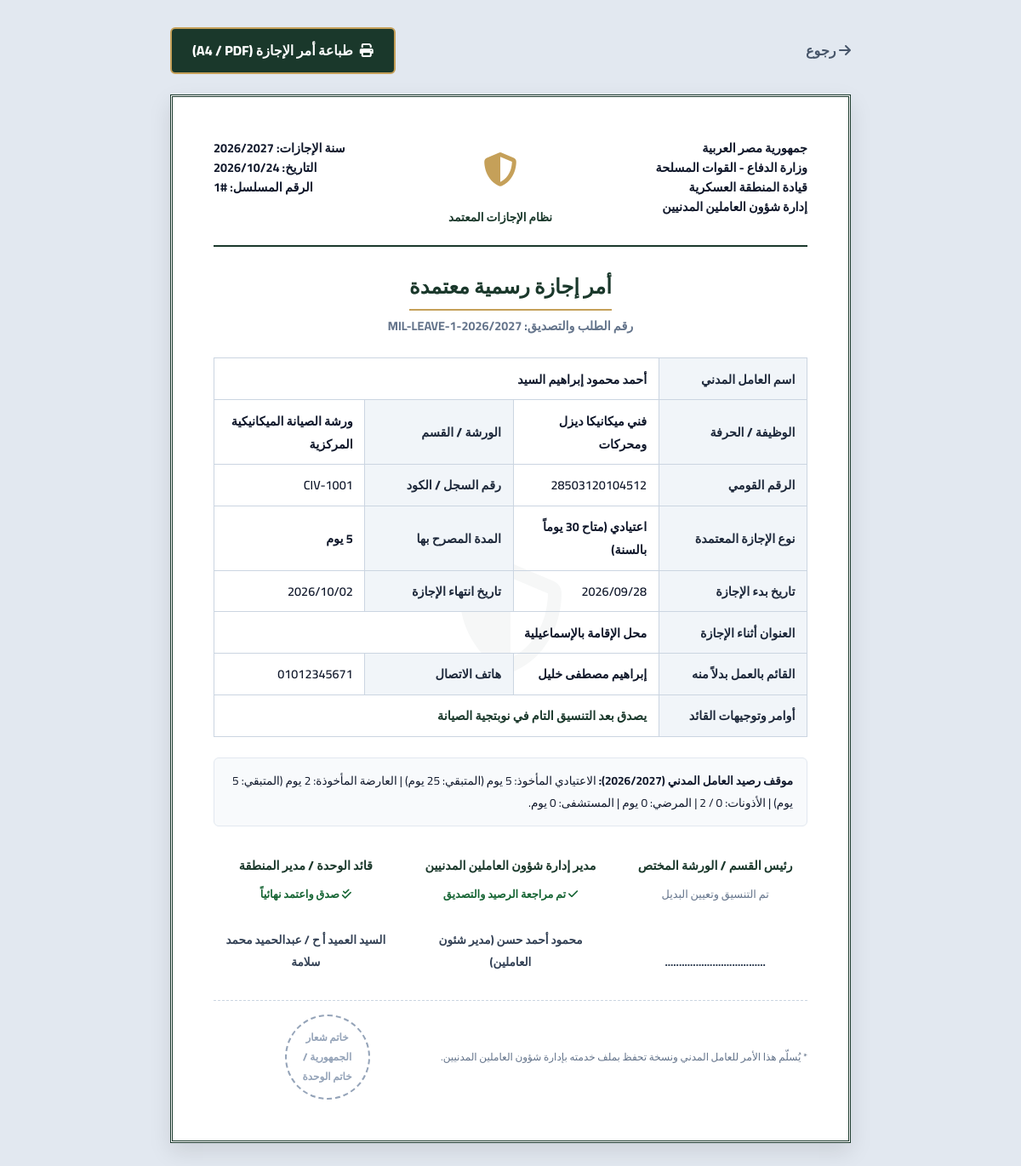
Page /leaves/print/1/ (signed in) on the committed database.
### leaves_management/models.py (models this page shows, shortened)
class LeaveRequest(models.Model):
    LEAVE_TYPE_CHOICES = [
        ('regular', 'اعتيادي (متاح 30 يوماً بالسنة)'),
        ('casual', 'عارضة (متاح 7 أيام بالسنة)'),
        ('hospital', 'مستشفى'),
        ('sick', 'مرضي'),
        ('permission', 'إذن (متاح إذنان بالسنة)'),
        ('mission', 'مأمورية'),
    ]
    HR_STATUS_CHOICES = [
        ('pending', 'قيد انتظار تصديق شؤون العاملين'),
        ('endorsed', 'مصدق من مدير شؤون العاملين'),
        ('rejected', 'غير مصدق من شؤون العاملين'),
    ]
    COMMANDER_STATUS_CHOICES = [
        ('pending', 'قيد انتظار تصديق السيد العميد'),
        ('approved', 'مصدق ومعتمد من السيد العميد'),
        ('rejected', 'مرفوض من السيد العميد'),
    ]
    worker = models.ForeignKey(
        CivilianWorker,
        on_delete=models.CASCADE,
        related_name='leave_requests',
        null=True,
        blank=True,
        verbose_name="العامل المدني"
    )
    is_manager_request = models.BooleanField(default=False, verbose_name="طلب خاص بمدير شئون العاملين")
    applicant_name = models.CharField(max_length=150, verbose_name="اسم الموظف / العامل")
    applicant_job = models.CharField(max_length=150, verbose_name="الوظيفة")
    applicant_department = models.CharField(max_length=150, blank=True, verbose_name="القسم / الورشة")
    applicant_phone = models.CharField(max_length=20, blank=True, verbose_name="رقم الهاتف")
    leave_type = models.CharField(max_length=20, choices=LEAVE_TYPE_CHOICES, verbose_name="نوع الإجازة")
    start_date = models.DateField(verbose_name="من تاريخ")
    end_date = models.DateField(verbose_name="إلى تاريخ")
    days_count = models.PositiveIntegerField(default=1, verbose_name="المدة بالأيام")
    permission_hours = models.CharField(max_length=50, blank=True, verbose_name="مدة الإذن بالساعات (إن وجد)")
    leave_year = models.CharField(max_length=20, verbose_name="السنة التأمينية / الإجازات (من 1/7 إلى 30/6)")
    reason = models.TextField(blank=True, verbose_name="سبب الإجازة / جهة التوجه")
    address_during_leave = models.CharField(max_length=250, blank=True, verbose_name="عنوان الإقامة أثناء الإجازة")
    substitute_worker = models.CharField(max_length=150, blank=True, verbose_name="القائم بالعمل بدلاً منه")
    created_at = models.DateTimeField(auto_now_add=True, verbose_name="تاريخ تقديم الطلب")
    hr_status = models.CharField(max_length=20, choices=HR_STATUS_CHOICES, default='pending', verbose_name="حالة مدير شئون العاملين")
    hr_endorsed_at = models.DateTimeField(null=True, blank=True, verbose_name="تاريخ تصديق شؤون العاملين")
    hr_endorsed_by = models.CharField(max_length=150, blank=True, verbose_name="اسم مصدق شؤون العاملين")
    hr_notes = models.TextField(blank=True, verbose_name="ملاحظات شؤون العاملين")
    commander_status = models.CharField(max_length=20, choices=COMMANDER_STATUS_CHOICES, default='pending', verbose_name="حالة السيد العميد")
    commander_decided_at = models.DateTimeField(null=True, blank=True, verbose_name="تاريخ قرار السيد العميد")
    commander_decided_by = models.CharField(max_length=150, default="السيد العميد أ ح / عبدالحميد محمد سلامة", verbose_name="اسم القائد المصدق")
    commander_notes = models.TextField(blank=True, verbose_name="توجيهات / ملاحظات السيد العميد")
    class Meta:
        verbose_name = "طلب إجازة"
        verbose_name_plural = "طلبات الإجازات"
        ordering = ['-created_at']

class CivilianWorker(models.Model):
    name = models.CharField(max_length=150, verbose_name="اسم العامل المدني الرباعي")
    job_title = models.CharField(max_length=150, verbose_name="الوظيفة / الحرفة")
    national_id = models.CharField(max_length=14, unique=True, verbose_name="الرقم القومي")
    employee_code = models.CharField(max_length=50, blank=True, verbose_name="كود العامل / رقم السجل")
    department = models.CharField(max_length=150, default="الورش الإنتاجية والصيانة", verbose_name="الورشة / القسم / الشعبة")
    phone = models.CharField(max_length=20, blank=True, verbose_name="رقم الهاتف")
    address = models.CharField(max_length=250, blank=True, verbose_name="محل الإقامة")
    hire_date = models.DateField(default=date.today, verbose_name="تاريخ التعيين")
    is_active = models.BooleanField(default=True, verbose_name="على رأس العمل")
    notes = models.TextField(blank=True, verbose_name="ملاحظات")
    created_at = models.DateTimeField(auto_now_add=True, verbose_name="تاريخ الإضافة")
    class Meta:
        verbose_name = "عامل مدني"
        verbose_name_plural = "العاملون المدنيون"
        ordering = ['name']
    def get_leaves_summary(self, leave_year=None):
        if not leave_year:
            leave_year, _, _ = get_current_leave_year_info()
        requests_year = self.leave_requests.filter(leave_year=leave_year)
        approved_year = requests_year.filter(commander_status='approved')
        regular_taken = sum(r.days_count for r in approved_year.filter(leave_type='regular'))
        casual_taken = sum(r.days_count for r in approved_year.filter(leave_type='casual'))
        permission_taken = approved_year.filter(leave_type='permission').count()
        hospital_taken = sum(r.days_count for r in approved_year.filter(leave_type='hospital'))
        sick_taken = sum(r.days_count for r in approved_year.filter(leave_type='sick'))
        mission_taken = sum(r.days_count for r in approved_year.filter(leave_type='mission'))
        pending_count = requests_year.filter(commander_status='pending').exclude(hr_status='rejected').count()
        return {
            'leave_year': leave_year,
            'regular': {
                'quota': 30,
                'taken': regular_taken,
                'remaining': max(0, 30 - regular_taken),
                'percent': min(100, int((regular_taken / 30) * 100)) if 30 > 0 else 0
            },
            'casual': {
                'quota': 7,
                'taken': casual_taken,
                'remaining': max(0, 7 - casual_taken),
                'percent': min(100, int((casual_taken / 7) * 100)) if 7 > 0 else 0
            },
            'permission': {
                'quota': 2,
                'taken': permission_taken,
                'remaining': max(0, 2 - permission_taken),
                'percent': min(100, int((permission_taken / 2) * 100)) if 2 > 0 else 0
            },
            'hospital': {
                'taken': hospital_taken
            },
            'sick': {
                'taken': sick_taken
            },
            'mission': {
                'taken': mission_taken
            },
            'total_taken_all': regular_taken + casual_taken + hospital_taken + sick_taken + mission_taken,
            'pending_count': pending_count
        }

### leaves_management/views.py (the view)
# urls.py: path('leaves/print/<int:request_id>/', views.print_leave_order, name='print_leave_order'),
@login_required
def print_leave_order(request, request_id):
    leave_req = get_object_or_404(LeaveRequest, id=request_id)
    summary = None
    if leave_req.worker:
        summary = leave_req.worker.get_leaves_summary(leave_req.leave_year)
    context = {
        'req': leave_req,
        'summary': summary,
        'print_date': timezone.localdate(),
    }
    return render(request, 'print/leave_order.html', context)

### templates/print/leave_order.html (shortened to what this page needs)
<!DOCTYPE html>
<html lang="ar" dir="rtl">
<head>
    <link rel="stylesheet" href="https://cdnjs.cloudflare.com/ajax/libs/font-awesome/6.5.1/css/all.min.css">
</head>
<body>
    <div class="print-actions">
        <a href="javascript:window.history.back();" style="color: #475569; font-weight: 700; text-decoration: none;">
            <i class="fa-solid fa-arrow-right"></i> رجوع
        </a>
        <button onclick="window.print();" class="btn-print">
            <i class="fa-solid fa-print"></i> طباعة أمر الإجازة (A4 / PDF)
        </button>
    </div>
    <div class="order-sheet">
        <div class="watermark">
            <i class="fa-solid fa-shield-halved"></i>
        </div>
        <div class="sheet-header">
            <div class="header-col">
                <div>جمهورية مصر العربية</div>
                <div>وزارة الدفاع - القوات المسلحة</div>
                <div>قيادة المنطقة العسكرية</div>
                <div>إدارة شؤون العاملين المدنيين</div>
            </div>
            <div class="header-center">
                <div class="eagle-icon">
                    <i class="fa-solid fa-shield-halved"></i>
                </div>
                <div style="font-weight: 800; font-size: 0.85rem; color: #1a382b;">نظام الإجازات المعتمد</div>
            </div>
            <div class="header-col" style="text-align: left;">
                <div>سنة الإجازات: <strong>{{ req.leave_year }}</strong></div>
                <div>التاريخ: <strong>{{ print_date|date:"Y/m/d" }}</strong></div>
                <div>الرقم المسلسل: <strong>#{{ req.id }}</strong></div>
            </div>
        </div>
        <div class="order-title">
            <h2>أمر إجازة رسمية معتمدة</h2>
            <div class="order-num">رقم الطلب والتصديق: MIL-LEAVE-{{ req.id }}-{{ req.leave_year }}</div>
        </div>
        <table class="details-table">
            <tr>
                <th>اسم العامل المدني</th>
                <td colspan="3"><strong>{{ req.applicant_name }}</strong></td>
            </tr>
            <tr>
                <th>الوظيفة / الحرفة</th>
                <td>{{ req.applicant_job }}</td>
                <th>الورشة / القسم</th>
                <td>{{ req.applicant_department }}</td>
            </tr>
            {% if req.worker %}
            <tr>
                <th>الرقم القومي</th>
                <td>{{ req.worker.national_id }}</td>
                <th>رقم السجل / الكود</th>
                <td>{{ req.worker.employee_code|default:"-" }}</td>
            </tr>
            {% endif %}
            <tr>
                <th>نوع الإجازة المعتمدة</th>
                <td><strong>{{ req.get_leave_type_display }}</strong></td>
                <th>المدة المصرح بها</th>
                <td>
                    <strong>{{ req.days_count }}</strong> يوم
                </td>
            </tr>
            <tr>
                <th>تاريخ بدء الإجازة</th>
                <td>{{ req.start_date|date:"Y/m/d" }}</td>
                <th>تاريخ انتهاء الإجازة</th>
                <td>{{ req.end_date|date:"Y/m/d" }}</td>
            </tr>
            <tr>
                <th>العنوان أثناء الإجازة</th>
                <td colspan="3">{{ req.address_during_leave|default:"محل الإقامة المثبت بالملف" }}</td>
            </tr>
            <tr>
                <th>القائم بالعمل بدلاً منه</th>
                <td>{{ req.substitute_worker|default:"المعين بنوبتجية الورشة" }}</td>
                <th>هاتف الاتصال</th>
                <td>{{ req.applicant_phone|default:"-" }}</td>
            </tr>
            {% if req.commander_notes %}
            <tr>
                <th>أوامر وتوجيهات القائد</th>
                <td colspan="3" style="color: #1a382b; font-weight: 700;">{{ req.commander_notes }}</td>
            </tr>
            {% endif %}
        </table>
        {% if summary %}
        <div class="tally-summary-box">
            <strong>موقف رصيد العامل المدني ({{ req.leave_year }}):</strong>
            الاعتيادي المأخوذ: {{ summary.regular.taken }} يوم (المتبقي: {{ summary.regular.remaining }} يوم) |
            العارضة المأخوذة: {{ summary.casual.taken }} يوم (المتبقي: {{ summary.casual.remaining }} يوم) |
            الأذونات: {{ summary.permission.taken }} / 2 |
            المرضي: {{ summary.sick.taken }} يوم |
            المستشفى: {{ summary.hospital.taken }} يوم.
        </div>
        {% endif %}
        <div class="signatures-grid">
            <div class="sign-box">
                <div class="sign-title">رئيس القسم / الورشة المختص</div>
                <div style="font-size: 0.8rem; color: #64748b;">تم التنسيق وتعيين البديل</div>
                <div class="sign-name">....................................</div>
            </div>
            <div class="sign-box">
                <div class="sign-title">مدير إدارة شؤون العاملين المدنيين</div>
                <div style="font-size: 0.8rem; color: #166534; font-weight: 700;">
                    <i class="fa-solid fa-check"></i> تم مراجعة الرصيد والتصديق
                </div>
                <div class="sign-name">{{ req.hr_endorsed_by|default:"مدير شئون العاملين" }}</div>
            </div>
            <div class="sign-box">
                <div class="sign-title">قائد الوحدة / مدير المنطقة</div>
                <div style="font-size: 0.8rem; color: #166534; font-weight: 800;">
                    <i class="fa-solid fa-check-double"></i> صدق واعتمد نهائياً
                </div>
                <div class="sign-name">{{ req.commander_decided_by }}</div>
            </div>
        </div>
        <div style="margin-top: 2rem; display: flex; justify-content: space-between; align-items: center; border-top: 1px dashed #cbd5e1; padding-top: 1rem;">
            <div style="font-size: 0.75rem; color: #64748b;">
                * يُسلّم هذا الأمر للعامل المدني ونسخة تحفظ بملف خدمته بإدارة شؤون العاملين المدنيين.
            </div>
            <div class="stamp-box">
                خاتم شعار الجمهورية / خاتم الوحدة
            </div>
        </div>
    </div>
</body>
</html>

### rows in the picture
LeaveRequest: leave_year "2026/2027", id "1", applicant_name "أحمد محمود إبراهيم السيد", applicant_job "فني ميكانيكا ديزل ومحركات", applicant_department "ورشة الصيانة الميكانيكية المركزية", worker.national_id "28503120104512", worker.employee_code "CIV-1001", leave_type "اعتيادي (متاح 30 يوماً بالسنة)", days_count "5", start_date "2026/09/28", end_date "2026/10/02", address_during_leave "محل الإقامة بالإسماعيلية", substitute_worker "إبراهيم مصطفى خليل", applicant_phone "01012345671", commander_notes "يصدق بعد التنسيق التام في نوبتجية الصيانة", hr_endorsed_by "محمود أحمد حسن (مدير شئون العاملين)", commander_decided_by "السيد العميد أ ح / عبدالحميد محمد سلامة"

### other values in the picture
{{ print_date|date:"Y/m/d" }} "2026/10/24"
{{ summary.regular.remaining }} "25"
{{ summary.casual.remaining }} "5"
{{ summary.hospital.taken }} "0"
